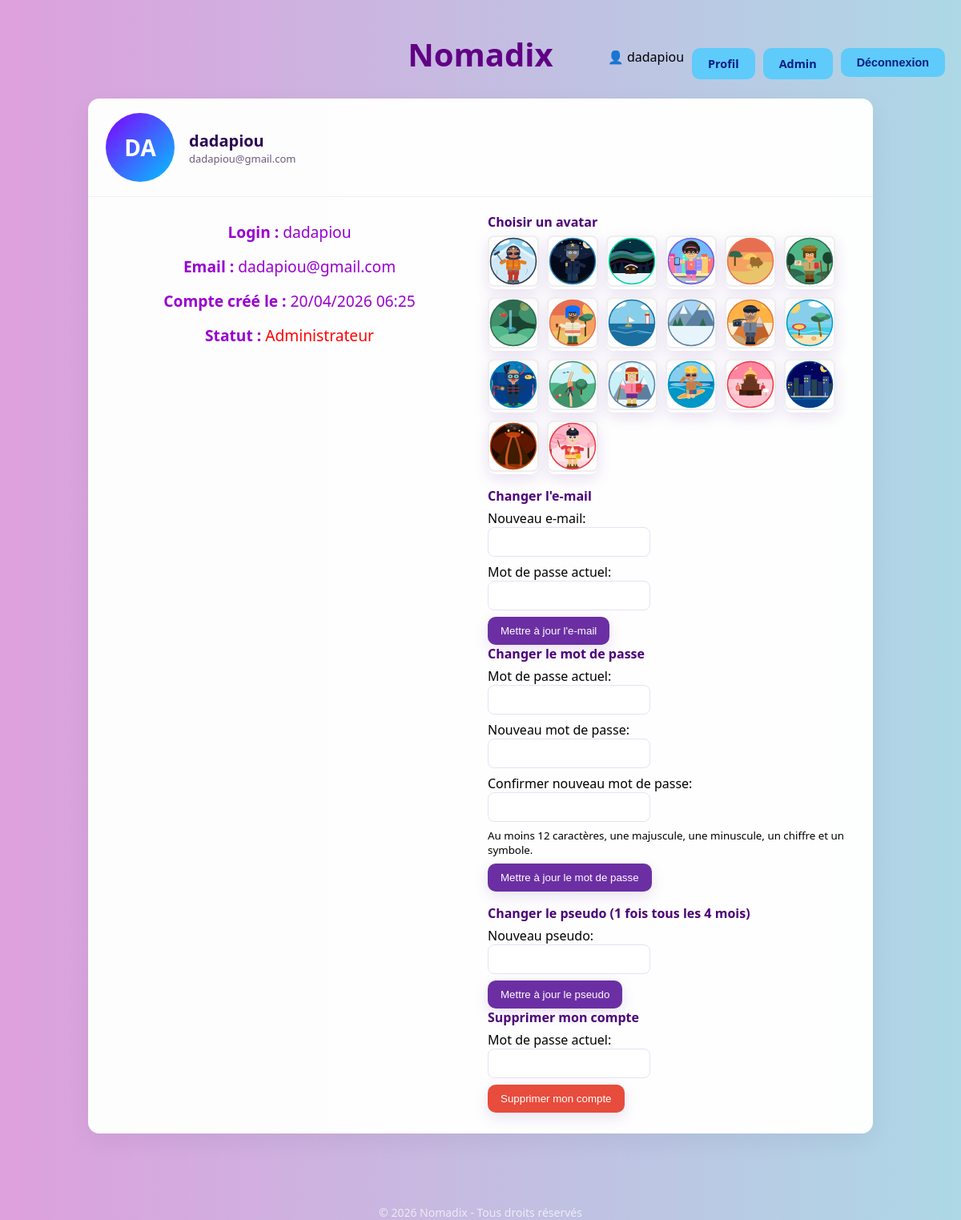
The app's page /profil.php (signed in) with its own data.
### tables this page shows
CREATE TABLE `utilisateurs` (
  `id` int NOT NULL AUTO_INCREMENT,
  `login` varchar(100) NOT NULL,
  `motDePasse` varchar(255) NOT NULL,
  `email` varchar(100) NOT NULL,
  `dateCreation` datetime DEFAULT CURRENT_TIMESTAMP,
  `login_changed_at` datetime DEFAULT NULL,
  `avatar` varchar(255) DEFAULT NULL,
  `admin` tinyint NOT NULL,
  PRIMARY KEY (`id`),
  UNIQUE KEY `email` (`email`)
);

### controllers/HomeController.php (called while the page is built, shortened)
<?php
require_once __DIR__ . '/../models/UserModel.php';
class HomeController {
    public function showProfile() {
        $userModel = new UserModel();
        $userId = (int)$_SESSION['user']['id'];
        $user = $userModel->getUserById($userId);
        require_once __DIR__ . '/../views/header.php';
        require_once __DIR__ . '/../views/profil.php';
        require_once __DIR__ . '/../views/footer.php';
    }
}
?>

### profil.php (called while the page is built, shortened)
<?php
require_once __DIR__ . '/controllers/HomeController.php';
$controller = new HomeController();
$controller->showProfile();
?>

### models/UserModel.php (called while the page is built, shortened)
<?php
class UserModel
{
    public function getUserById($id)
    {
        $conn = Database::getAdminConnection();
        $stmt = $conn->prepare("SELECT * FROM utilisateurs WHERE id = ?");
        $stmt->execute([$id]);
        return $stmt->fetch();
    }
}
?>

### views/profil.php (the view, shortened to what this page needs)
<main>
    <div class="profil-wrapper">
        <div class="profil-card">
            <div class="profil-top">
                <div class="profil-avatar">
                    <?php if (!empty($user['avatar'])): ?>
                        <img src="<?= htmlspecialchars($user['avatar']) ?>" alt="Avatar" style="width:86px;height:86px;border-radius:50%;object-fit:cover;">
                    <?php else: ?>
                        <?= htmlspecialchars(strtoupper(substr($user['login'] ?? 'U', 0, 2))) ?>
                    <?php endif; ?>
                </div>
                <div class="profil-meta">
                    <div class="name"><?= htmlspecialchars($user['login'] ?? 'Utilisateur') ?></div>
                    <div class="small"><?= htmlspecialchars($user['email'] ?? '') ?></div>
                </div>
            </div>
            <div class="profil-body">
                <div class="profil-info">
                    <p><strong>Login :</strong> <?= htmlspecialchars($user['login'] ?? 'N/A') ?></p>
                    <p><strong>Email :</strong> <?= htmlspecialchars($user['email'] ?? 'N/A') ?></p>
                    <?php if (isset($user['dateCreation'])): ?>
                        <p><strong>Compte créé le :</strong> <?= date('d/m/Y H:i', strtotime($user['dateCreation'])) ?></p>
                    <?php endif; ?>
                    <?php if (isset($user['admin']) && $user['admin']): ?>
                        <p><strong>Statut :</strong> <span style="color: #ff0000;">Administrateur</span></p>
                    <?php else: ?>
                        <p><strong>Statut :</strong> <span>Utilisateur</span></p>
                    <?php endif; ?>
                </div>
                <div class="profil-forms">
                    <div>
                        <h3>Choisir un avatar</h3>
                        <div style="display:flex;flex-wrap:wrap;gap:10px;">
                            <?php
                            $avatarDir = __DIR__ . '/../public/profil';
                            if (is_dir($avatarDir)) {
                                $files = array_values(array_filter(scandir($avatarDir), function($f) use ($avatarDir) {
                                    return is_file($avatarDir . '/' . $f) && preg_match('/\.(jpe?g|png|gif|webp|svg)$/i', $f);
                                }));
                                foreach ($files as $f):
                                    $path = 'public/profil/' . $f;
                            ?>
                                <form method="post" action="profil.php" style="margin:0;">
                                    <button type="submit" style="border:0;background:none;padding:0;cursor:pointer;">
                                        <img src="<?= htmlspecialchars($path) ?>" alt="avatar" style="width:60px;height:60px;border-radius:8px;object-fit:cover;border:2px solid #eee;">
                                    </button>
                                </form>
                            <?php endforeach; }
                            ?>
                        </div>
                    </div>
                    <div class="forms-grid">
                        <div>
                            <h3>Changer l'e-mail</h3>
                            <form method="post" action="profil.php">
                                <label>Nouveau e-mail:<br><input type="email" name="email" required></label>
                                <label>Mot de passe actuel:<br><input type="password" name="currentPassword" required></label>
                                <button type="submit">Mettre à jour l'e-mail</button>
                            </form>
                        </div>
                        <div>
                            <h3>Changer le mot de passe</h3>
                            <form method="post" action="profil.php">
                                <label>Mot de passe actuel:<br><input type="password" name="currentPassword" required></label>
                                <label>Nouveau mot de passe:<br><input type="password" name="newPassword" required></label>
                                <label>Confirmer nouveau mot de passe:<br><input type="password" name="confirmNewPassword" required></label>
                                <small>Au moins 12 caractères, une majuscule, une minuscule, un chiffre et un symbole.</small>
                                <button type="submit">Mettre à jour le mot de passe</button>
                            </form>
                        </div>
                    </div>
                    <div class="forms-grid">
                        <div>
                            <h3>Changer le pseudo (1 fois tous les 4 mois)</h3>
                            <form method="post" action="profil.php">
                                <label>Nouveau pseudo:<br><input type="text" name="login" required></label>
                                <button type="submit">Mettre à jour le pseudo</button>
                            </form>
                        </div>
                        <div>
                            <h3>Supprimer mon compte</h3>
                            <form method="post" action="profil.php" onsubmit="return confirm('Cette action est irréversible. Confirmer la suppression de votre compte ?');">
                                <label>Mot de passe actuel:<br><input type="password" name="currentPassword" required></label>
                                <button type="submit" class="danger">Supprimer mon compte</button>
                            </form>
                        </div>
                    </div>
                </div>
            </div>
        </div>
    </div>
</main>

### views/header.php (shortened to what this page needs)
<!DOCTYPE html>
<html lang="fr">
<head>
        <?php
        $currentPage = basename($_SERVER['PHP_SELF']);
        ?>
    <link rel="stylesheet" href="public/css/style.css">
</head>
<body>
    <header class="main-header">
        <div class="header-content">
            <div class="logo">
                <?php if (isset($currentPage) && ($currentPage === '404.php' || $currentPage === '403.php')): ?>
                    <a href="index.php">
                        <h1>Nomadix</h1>
                    </a>
                <?php elseif (isset($_SESSION["user"])): ?>
                    <a href="index.php">
                        <h1>Nomadix</h1>
                    </a>
                <?php endif; ?>
            </div>
            <nav class="nav-buttons">
                <?php
                $currentPage = basename($_SERVER['PHP_SELF']);
                if (isset($_SESSION["user"])): ?>
                    <span class="user-info">👤 <?= htmlspecialchars($_SESSION["user"]["login"]) ?></span>
                    <a href="profil.php" class="button4">Profil</a>
                    <?php if ((int) $_SESSION['user']['admin'] === 1): ?>
                        <a href="admin.php" class="button4">Admin</a>
                    <?php endif; ?>
                    <form method="post" action="logout.php" style="display:inline;">
                        <button type="submit" name="deconnectetoi" class="button3"
                            onclick="return confirm('Êtes-vous sûr de vouloir vous déconnecter?')">Déconnexion</button>
                    </form>
                <?php elseif ($currentPage === 'connexion.php'): ?>
                    <a href="index.php" class="button1">Accueil</a>
                    <a href="inscription.php" class="button1">Inscription</a>
                <?php elseif ($currentPage === 'inscription.php'): ?>
                    <a href="index.php" class="button1">Accueil</a>
                    <a href="connexion.php" class="button2">Connexion</a>
                <?php elseif ($currentPage === '404.php'): ?>
                    <a href="index.php" class="button1">Accueil</a>
                <?php elseif ($currentPage === '403.php'): ?>
                    <a href="index.php" class="button1">Accueil</a>
                <?php else: ?>
                    <a href="connexion.php" class="button2">Se connecter</a>
                    <a href="inscription.php" class="button1">S'inscrire</a>
                <?php endif; ?>
            </nav>
        </div>
    </header>

### views/footer.php (shortened to what this page needs)
<footer>&copy; 2026 Nomadix - Tous droits réservés</footer>
</body>
</html>

### public/css/style.css (style rules this page uses)
body { font-family: 'Segoe UI', sans-serif; background: linear-gradient(to right, #dda0dd, #add8e6); margin: 0; padding: 0; min-height: 100vh; position: relative; padding-bottom: 80px; box-sizing: border-box; }
h1, p { text-align: center; margin: 0; }
h1 { margin-top: 40px; color: rgb(97, 0, 132); font-size: 40px; }
p { margin-top: 10px; color: rgb(152, 0, 207); font-size: 1.2em; }
.nav-buttons { display: flex; position: absolute; top: 20px; right: 20px; }
.button1, .button2, .button3, .button4 { background-color: rgb(94, 203, 250); color: rgb(0, 29, 132); padding: 10px 20px; text-decoration: none; border-radius: 10px; border: none; font-weight: bold; transition: background-color 0.3s ease, transform 0.2s ease; margin-left: 10px; font-size: 90%; cursor: pointer; }
a { text-decoration: none; }
footer { position: absolute; left: 0; right: 0; bottom: 0; text-align: center; font-size: 14px; color: rgba(255, 255, 255, 0.7); }
.profil-wrapper { max-width: 980px; margin: 28px auto; padding: 0 14px; }
.profil-card { background: rgba(255,255,255,0.98); border-radius: 14px; box-shadow: 0 10px 30px rgba(35,16,60,0.06); overflow: hidden; }
.profil-top { display: flex; align-items: center; gap: 18px; padding: 18px 22px; border-bottom: 1px solid #f3eef9; }
.profil-avatar { width: 86px; height: 86px; border-radius: 50%; background: linear-gradient(135deg,#7f00ff,#00c6ff); display: flex; align-items: center; justify-content: center; color: white; font-weight: 700; font-size: 28px; }
.profil-meta { display: flex; flex-direction: column; }
.profil-meta .name { font-size: 20px; color: #2b0750; font-weight: 700; }
.profil-meta .small { color: #6b5a7a; font-size: 13px; }
.profil-body { padding: 20px 22px 26px 22px; display: grid; gap: 18px; }
.profil-info { display: flex; flex-direction: column; gap: 6px; }
.profil-forms { display: grid; gap: 16px; }
.profil-forms h3 { margin: 0 0 6px 0; color: #4b0078; font-size: 16px; }
.profil-forms form { display: flex; flex-direction: column; gap: 8px; }
.profil-forms input[type="text"], .profil-forms input[type="email"], .profil-forms input[type="password"] { padding: 10px 12px; border-radius: 8px; border: 1px solid #e9e0f4; background: #fff; }
.profil-forms button { align-self: flex-start; padding: 10px 16px; background: #6b2fa3; color: white; border: none; border-radius: 10px; cursor: pointer; box-shadow: 0 6px 18px rgba(107,47,163,0.14); transition: transform .12s ease, box-shadow .12s ease; }
.profil-forms .danger { background: #e74c3c; }
@media (min-width:900px) { .profil-body { grid-template-columns: 1fr 1fr; } }

### records on screen
utilisateurs: login "DA", login "dadapiou", email "dadapiou@gmail.com", dateCreation "20/04/2026 06:25"

### other values on screen
$_SESSION["user"]["login"] "dadapiou"
